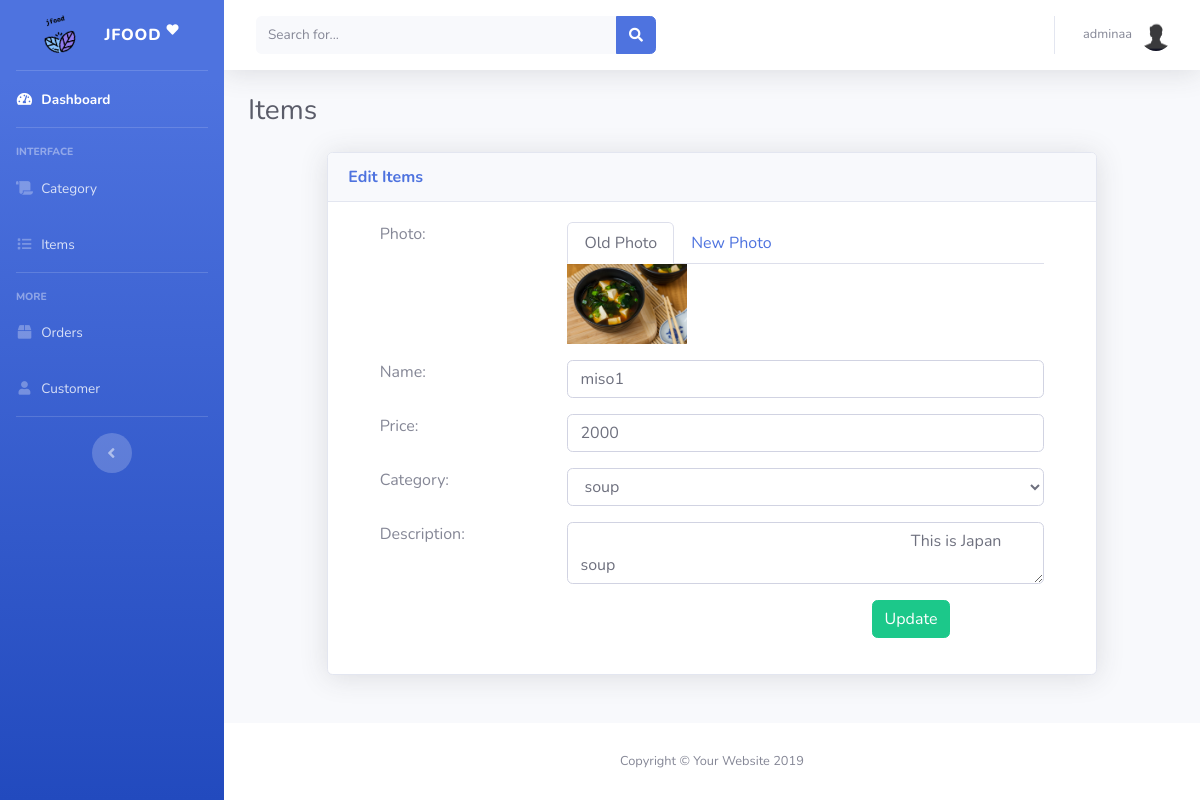
Screenshot of /item_edit.php?id=1 (signed in) with the database file from the repository.
### tables this page shows
CREATE TABLE `items` (
  `id` int(11) NOT NULL,
  `name` varchar(255) NOT NULL,
  `price` int(11) NOT NULL,
  `photo` varchar(255) NOT NULL,
  `category_id` int(11) NOT NULL,
  `description` text NOT NULL
);

CREATE TABLE `categories` (
  `id` int(11) NOT NULL,
  `name` varchar(255) NOT NULL
);

### item_edit.php (the view, shortened to what this page needs)
<?php
  if(isset($_SESSION['login_user'])  && $_SESSION['login_user']["role"]=="admin"){
 include 'db_connect.php';
 require 'backend_header.php';
 $id = $_GET['id'];
 $sql = "SELECT * FROM items where id=:id";
 $stmt=$pdo->prepare($sql);
 $stmt->bindParam(':id',$id);
 $stmt->execute();
 $row=$stmt->fetch();
?>
   <div class="d-sm-flex align-items-center justify-content-between mb-4">
      <h1 class="h3 mb-0 text-gray-800">Items</h1>
    </div>
    <div class="row">
      <div class="col-md-10 mx-auto">
        <div class="card shadow">
          <div class="card-header text-primary font-weight-bold">
            Edit Items
          </div>
          <div class="card-body">
            <form action="item_update.php" method="post" enctype="multipart/form-data">
              <div class="row form-group">
                <div class="col-md-2 mx-auto ">
                  <label>Photo:</label>
                </div>
                <div class="col-md-8  mx-auto">
                  <div class="text-center">
                      <nav>
                        <div class="nav nav-tabs" id="nav-tab" role="tablist">
                          <a class="nav-item nav-link active" id="nav-home-tab" data-toggle="tab" href="#nav-home" role="tab" aria-controls="nav-home" aria-selected="true">Old Photo</a>
                          <a class="nav-item nav-link" id="nav-profile-tab" data-toggle="tab" href="#nav-profile" role="tab" aria-controls="nav-profile" aria-selected="false">New Photo</a>
                        </div>
                      </nav>
                    </div>
                    <div class="tab-content" id="nav-tabContent">
                      <div class="tab-pane fade show active" id="nav-home" role="tabpanel" aria-labelledby="nav-home-tab">
                        <img src="<?php echo $row['photo']?>" class="img-fluid" width="120px">
                      </div>
                    </div>
                </div>
              </div>
              <div class="row form-group">
                <div class="col-md-2 mx-auto ">
                  <label>Name:</label>
                </div>
                <div class="col-md-8  mx-auto">
                  <input type="text" name="name" class="form-control d-inline" value="<?php echo $row['name'] ?>">
                </div>
              </div>
              <div class="row form-group">
                <div class="col-md-2 mx-auto ">
                  <label>Price:</label>
                </div>
                <div class="col-md-8  mx-auto">
                  <input type="number" name="price" class="form-control d-inline" value="<?php echo $row['price'] ?>">
                </div>
              </div>
              <div class="row form-group">
                <div class="col-md-2 mx-auto ">
                  <label>Category:</label>
                </div>
                <div class="col-md-8  mx-auto">
                  <select class="form-control" name="category">
                     <?php
                      $ids=$row['category_id'];
                      $sql = "SELECT * FROM categories ";
                      $stmt = $pdo->prepare($sql);
                      $stmt->execute();
                      $rows = $stmt->fetchAll();
                      foreach($rows as $categories)
                      {
                        $id = $categories['id'];
                        $name = $categories['name'];
                    ?>
                    <option value="<?php echo $id ?>" <?php if($ids==$id){ ?> selected <?php } ?>><?php echo $name ?></option>
                    <?php
                      }
                    ?>
                  </select>
                </div>
              </div>
              <div class="row form-group">
                <div class="col-md-2 mx-auto ">
                  <label>Description:</label>
                </div>
                <div class="col-md-8  mx-auto">
                  <textarea class="form-control" name="desc">
                    <?php echo $row['description']?>
                  </textarea>
                </div>
              </div>
              <div class="row form-group">
                <div class="col-md-6 offset-4">
                  <button class="btn btn-success float-right">Update</button>
                </div>
              </div>
            </form>
          </div>
        </div>
      </div>
    </div>
<?php
 require 'backend_footer.php';
}
else{
?>
<h1>
  404 error not fonund
</h1>
<?php
}
?>

### rows the page displays
items: photo (picture), name "miso1", price "2000", category "soup", desc "This is Japan soup"

### other values shown
$_SESSION['login_user']['name'] "adminaa"
